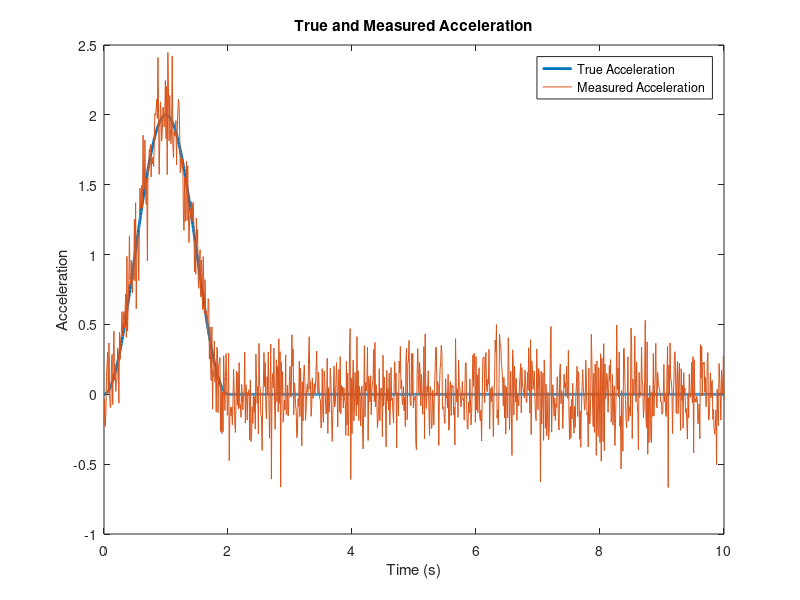
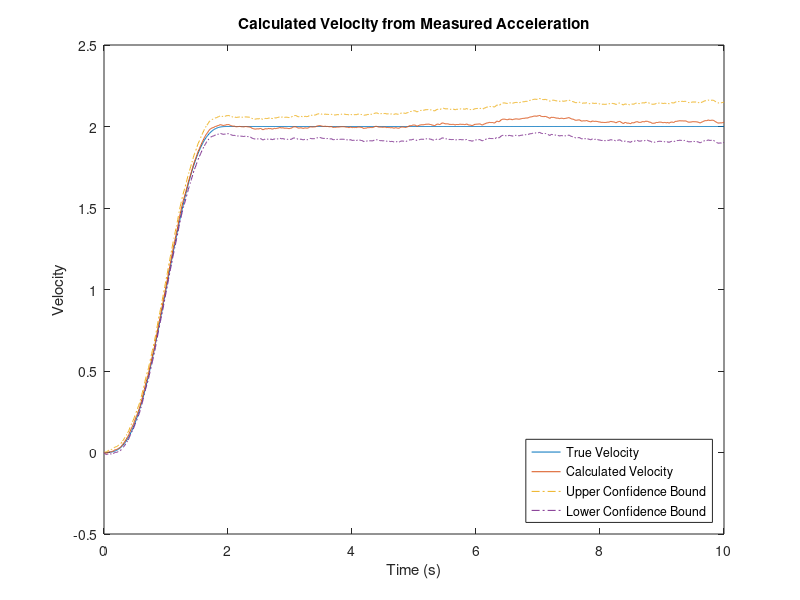
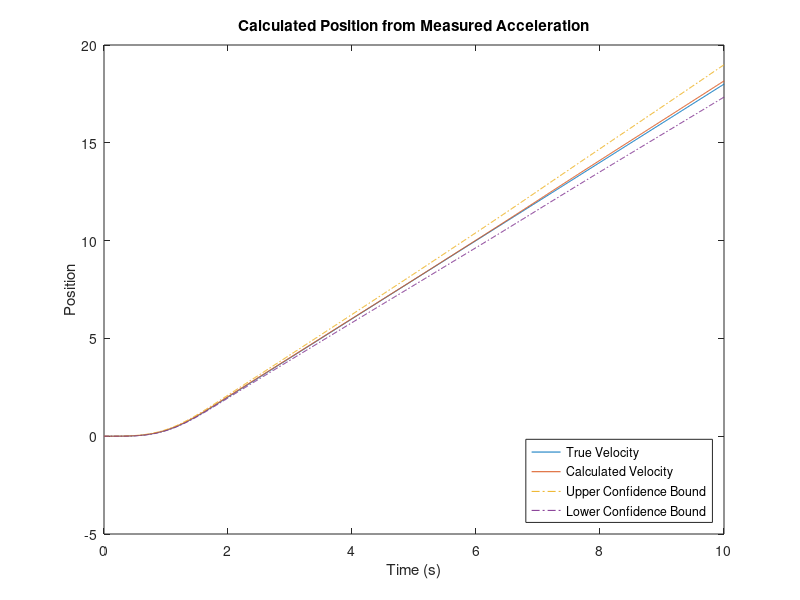

These figures' MATLAB source, in order:
%% Accel Demo
% This file simulates a 1-D acceleration measured by an accelerometer with
% noise. It cacluates the true acceleration, velocity and position, and
% then adds gaussian white noise to the true acceleration to generate the
% simulated measured acceleration. It then integrates the measured
% acceleration once to get calculated velocity, and then a second time to
% get calculated position. It calculates the error bounds for the position
% and velocity based on the standard deviation of the sensor and the
% specified confidence level.
dt = 0.01; % The sampling rate
t = 0:dt:10; % The time array
a = 1 + sin( pi*t -pi/2); % CHANGE THIS TO OUR ACCELERATION DATA
la = length(a);
la2 = round(length(a)/5);
a([la2:end]) = 0; % We only want one cycle of the sine wave.
sigma = .2; % The standard deviation of the noise in the accel.
confLev = 0.95; % The confidence level for bounds
preie = sqrt(2)*erfinv(confLev)*sigma*sqrt(dt); % the prefix to the sqrt(t)
preiie = 2/3*preie; % The prefix to t^3/2a = 1 + sin( pi*t - pi/2);
plusie=preie*t.^0.5; % The positive noise bound for one integration
plusiie = preiie*t.^1.5; % The positive noise bound for double integration
en = sigma*randn(1, la); % Generate the noise (ASK ABOUT THIS AND ABOVE CODE)
v = cumtrapz(t,a); % Integrate the true acceleration to get the true velocity
r = cumtrapz(t,v); % Integrate the true velocity to get the true position.
an = a + en; % ALSO ASK ABOUT THIS
vn = cumtrapz(t,an); % Integrate the measured acceleration to get the velocity
vnp = vn + plusie; % Velocity plus confidence bound
vnm = vn - plusie; % Velocity minus confidence bound
rn = cumtrapz(t,vn); % Integrate the velocity to get the position
rnp = rn + plusiie; % Position plus confidence bound
rnm = rn - plusiie; % Position minus confidence bound
figure(1)
plot(t, a,'linewidth',2)
hold on
plot(t, an)
hold off
xlabel('Time (s)')
ylabel('Acceleration')
title('True and Measured Acceleration')
legend('True Acceleration','Measured Acceleration','location','northeast')
figure(2)
plot(t, v, t, vn, t, vnp,'-.', t, vnm,'-.')
xlabel('Time (s)')
ylabel('Velocity')
title('Calculated Velocity from Measured Acceleration')
legend('True Velocity','Calculated Velocity','Upper Confidence Bound',...
    'Lower Confidence Bound','location','southeast')
figure(3)
plot(t, r, t, rn, t, rnp,'-.', t, rnm,'-.')
xlabel('Time (s)')
ylabel('Position')
title('Calculated Position from Measured Acceleration')
legend('True Velocity','Calculated Velocity','Upper Confidence Bound',...
    'Lower Confidence Bound','location','southeast')
